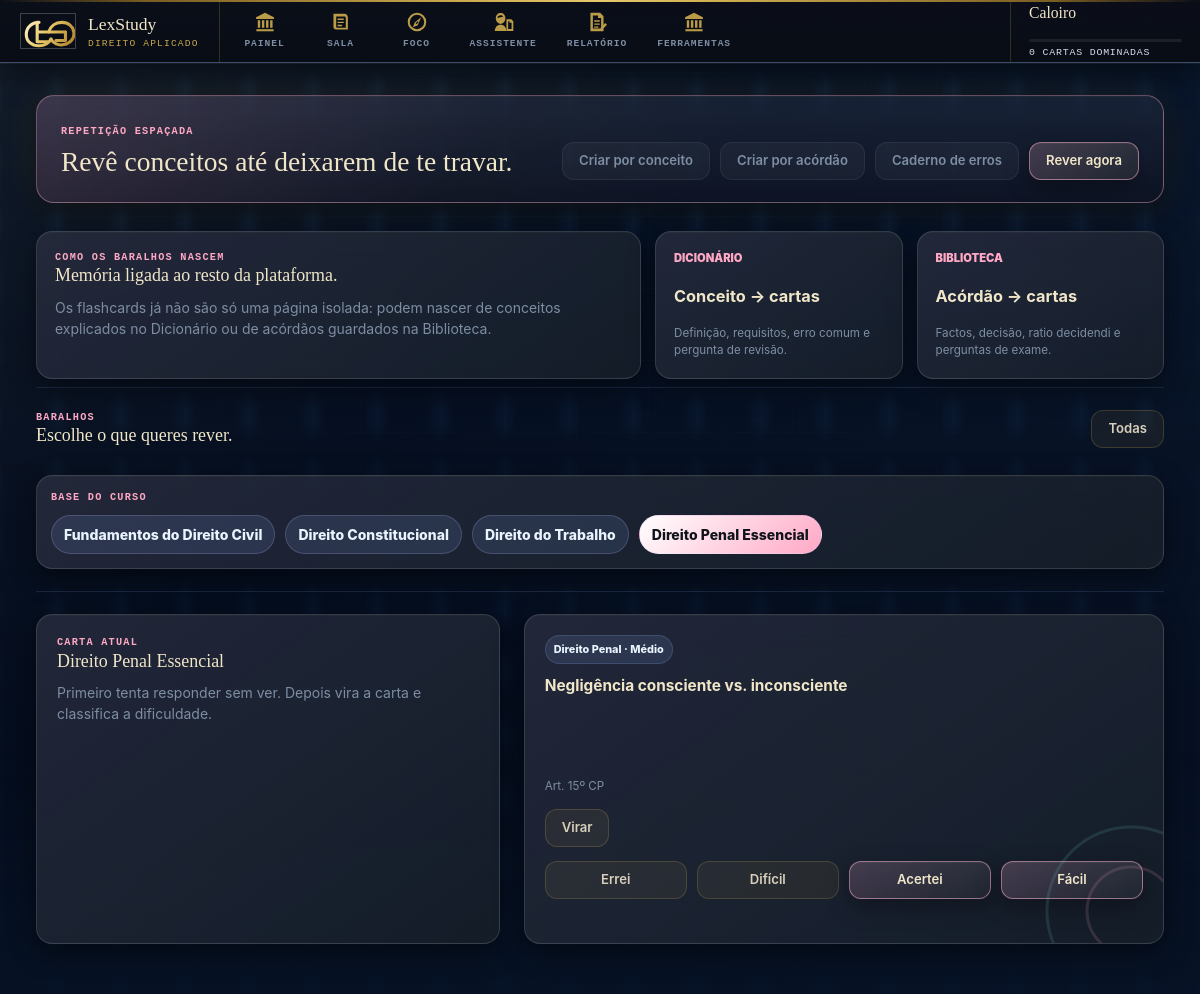
The page /flashcards.php?deck_id=2 on the database its author committed.
### tables this page shows
CREATE TABLE IF NOT EXISTS flashcard_decks (
    id INT UNSIGNED AUTO_INCREMENT PRIMARY KEY,
    user_id INT UNSIGNED DEFAULT NULL,
    name VARCHAR(100) NOT NULL,
    description VARCHAR(300) DEFAULT NULL,
    area VARCHAR(100) NOT NULL,
    area_key VARCHAR(50) NOT NULL,
    color VARCHAR(20) DEFAULT '#c9a84c',
    icon VARCHAR(50) DEFAULT 'ti-cards',
    total_cards INT UNSIGNED DEFAULT 0,
    active TINYINT(1) DEFAULT 1,
    source_type VARCHAR(40) DEFAULT 'core',
    source_id INT UNSIGNED DEFAULT NULL,
    created_at TIMESTAMP DEFAULT CURRENT_TIMESTAMP
);

CREATE TABLE IF NOT EXISTS flashcards (
    id INT UNSIGNED AUTO_INCREMENT PRIMARY KEY,
    deck_id INT UNSIGNED NOT NULL,
    front TEXT NOT NULL,
    back TEXT NOT NULL,
    difficulty ENUM('Fácil','Médio','Difícil') DEFAULT 'Médio',
    hint VARCHAR(300) DEFAULT NULL,
    article_ref VARCHAR(200) DEFAULT NULL,
    order_num INT UNSIGNED DEFAULT 0,
    active TINYINT(1) DEFAULT 1,
    FOREIGN KEY (deck_id) REFERENCES flashcard_decks(id) ON DELETE CASCADE
);

### auth.php (called while the page is built, shortened)
<?php
function currentUser(): ?array
{
    $userId = $_SESSION['user_id'] ?? null;
    if (!$userId) {
        return null;
    }
    $db = tryDB();
    $stmt = $db->prepare('SELECT id, name, email, xp, streak, last_activity, created_at FROM users WHERE id = ?');
    $stmt->execute([(int)$userId]);
    $user = $stmt->fetch() ?: null;
    return $user;
}

### functions.php (called while the page is built, shortened)
<?php
function e(mixed $value): string
{
    return htmlspecialchars((string)$value, ENT_QUOTES, 'UTF-8');
}
function getLevel(int $xp): int
{
    $level = 1;
    foreach (LEVELS_XP as $i => $required) {
        if ($xp >= $required) {
            $level = $i + 1;
            continue;
        }
        break;
    }
    return min($level, count(LEVELS_XP));
}
function getLevelTitle(int $level): string
{
    return LEVELS_TITLE[min($level - 1, count(LEVELS_TITLE) - 1)] ?? 'Mestre';
}
function tableColumnExists(PDO $db, string $table, string $column): bool
{
    $stmt = $db->prepare(
        'SELECT COUNT(*)
         FROM INFORMATION_SCHEMA.COLUMNS
         WHERE TABLE_SCHEMA = DATABASE() AND TABLE_NAME = ? AND COLUMN_NAME = ?'
    );
    $stmt->execute([$table, $column]);
    return (int)$stmt->fetchColumn() > 0;
}
function ensureFlashcardPersonalColumns(?PDO $db = null): void
{
    $db ??= tryDB();
    if (!$db || !dbSchemaIsReady()) {
        return;
    }
    try {
        $exists = $db->query("SHOW TABLES LIKE 'flashcard_decks'")->fetchColumn();
        if (!tableColumnExists($db, 'flashcard_decks', 'user_id')) {
            $db->exec('ALTER TABLE flashcard_decks ADD COLUMN user_id INT UNSIGNED DEFAULT NULL AFTER id');
        }
        if (!tableColumnExists($db, 'flashcard_decks', 'source_type')) {
            $db->exec("ALTER TABLE flashcard_decks ADD COLUMN source_type VARCHAR(40) DEFAULT 'core' AFTER active");
        }
        if (!tableColumnExists($db, 'flashcard_decks', 'source_id')) {
            $db->exec('ALTER TABLE flashcard_decks ADD COLUMN source_id INT UNSIGNED DEFAULT NULL AFTER source_type');
        }
    } catch (Throwable) {
        return;
    }
}
function getFlashcardDecks(?int $userId = null): array
{
    $db = tryDB();
    if (!$db || !dbSchemaIsReady()) {
        return [];
    }
    ensureFlashcardPersonalColumns($db);
    return $db->query(
        "SELECT id, name, description, area, area_key, total_cards, user_id, source_type, source_id
         FROM flashcard_decks
         WHERE active = 1 AND user_id IS NULL
         ORDER BY area, name"
    )->fetchAll();
}
function getNextFlashcard(?int $userId, ?int $deckId = null): ?array
{
    $db = tryDB();
    if (!$db || !dbSchemaIsReady()) {
        $cards = appData()['flashcards'];
        return $cards[0] ?? null;
    }
    $deckWhere = '';
    if ($deckId) {
        $deckWhere = 'AND flashcards.deck_id = ?';
    }
    ensureFlashcardPersonalColumns($db);
    $sql = "SELECT flashcards.id, flashcards.front, flashcards.back, flashcards.difficulty, flashcards.article_ref, flashcard_decks.name AS deck_name, flashcard_decks.area,
                   'novo' AS status, 0 AS reviews
            FROM flashcards
            INNER JOIN flashcard_decks ON flashcard_decks.id = flashcards.deck_id
            WHERE flashcards.active = 1 AND flashcard_decks.active = 1
            {$deckWhere}
            AND flashcard_decks.user_id IS NULL
            ORDER BY RAND()
            LIMIT 1";
    $stmt = $db->prepare($sql);
    $stmt->execute($deckId ? [$deckId] : []);
    $card = $stmt->fetch();
    return $card ?: null;
}
function defaultStudyState(): array
{
    return [
        'xp' => 0,
        'streak' => 0,
        'solvedCases' => 0,
        'masteredCards' => 0,
        'activeCaseId' => 1,
        'role' => 'defense',
        'flashcardIndex' => 0,
        'cardFlipped' => false,
        'quizIndex' => 0,
        'quizScore' => 0,
        'answeredQuiz' => false,
    ];
}
function getUserStudyState(?int $userId): array
{
    if (!$userId) {
        return defaultStudyState();
    }
    $db = tryDB();
    $stmt = $db->prepare('SELECT xp, streak FROM users WHERE id = ?');
    $stmt->execute([$userId]);
    $user = $stmt->fetch();
    $cases = $db->prepare('SELECT COUNT(*) AS total FROM case_sessions WHERE user_id = ? AND completed = 1');
    $cases->execute([$userId]);
    $cards = $db->prepare("SELECT COUNT(*) AS total FROM flashcard_progress WHERE user_id = ? AND status = 'dominado'");
    $cards->execute([$userId]);
    $quiz = $db->prepare('SELECT COALESCE(SUM(score), 0) AS total FROM quiz_attempts WHERE user_id = ?');
    $quiz->execute([$userId]);
    return [
        ...defaultStudyState(),
        'xp' => (int)$user['xp'],
        'streak' => (int)$user['streak'],
        'solvedCases' => (int)($cases->fetch()['total'] ?? 0),
        'masteredCards' => (int)($cards->fetch()['total'] ?? 0),
        'quizScore' => (int)($quiz->fetch()['total'] ?? 0),
    ];
}

### database.php (called while the page is built, shortened)
<?php
function getDB(): PDO
{
    static $pdo = null;
    if ($pdo === null) {
        $dsn = "mysql:host=" . DB_HOST . ";port=" . DB_PORT . ";dbname=" . DB_NAME . ";charset=" . DB_CHARSET;
        $options = [
            PDO::ATTR_ERRMODE            => PDO::ERRMODE_EXCEPTION,
            PDO::ATTR_DEFAULT_FETCH_MODE => PDO::FETCH_ASSOC,
            PDO::ATTR_EMULATE_PREPARES   => false,
        ];
        try {
            $pdo = new PDO($dsn, DB_USER, DB_PASS, $options);
        } catch (PDOException $e) {
            throw new RuntimeException('Erro de ligação à base de dados: ' . $e->getMessage(), 0, $e);
        }
    }
    return $pdo;
}
function tryDB(): ?PDO
{
    try {
        return getDB();
    } catch (Throwable) {
        return null;
    }
}
function dbSchemaIsReady(): bool
{
    $db = tryDB();
    try {
        $stmt = $db->query("SHOW TABLES LIKE 'users'");
        return (bool)$stmt->fetchColumn();
    } catch (Throwable) {
        return false;
    }
}

### flashcards.php (the view, shortened to what this page needs)
<?php
$currentUser = currentUser();
$initialState = getUserStudyState($currentUser ? (int)$currentUser['id'] : null);
$progress = getLevelProgress((int)$initialState['xp']);
$level = getLevel((int)$initialState['xp']);
$decks = getFlashcardDecks($currentUser ? (int)$currentUser['id'] : null);
$deckId = isset($_GET['deck_id']) ? max(1, (int)$_GET['deck_id']) : null;
$coreDecks = array_values(array_filter($decks, static fn(array $deck): bool => empty($deck['user_id'])));
$card = getNextFlashcard($currentUser ? (int)$currentUser['id'] : null, $deckId);
?>
<!doctype html>
<html lang="pt-PT">
<head>
    <link rel="stylesheet" href="assets/styles.css">
</head>
<body class="page-flashcards">
    <div class="app-shell">
        <aside class="sidebar" aria-label="Dock principal">
            <a class="brand" href="index.php"><span class="brand-mark"><img src="assets/lexstudy-mark.svg" alt=""></span><span><strong>LexStudy</strong><small>Direito aplicado</small></span></a>
            <nav class="nav-list">
                <a href="index.php" data-short="P">Painel</a>
                <a href="sala.php" data-short="S">Sala</a>
                <a href="foco.php" data-short="FO">Foco</a>
                <a href="assistant.php" data-short="AI">Assistente</a>
                <a href="relatorio.php" data-short="R">Relatório</a>
                <a href="ferramentas.php" data-short="FX">Ferramentas</a>
            </nav>
            <div class="profile-panel">
                <strong><?= e(getLevelTitle($level)) ?></strong>
                <div class="meter"><span style="width: <?= e($progress['percent']) ?>%"></span></div>
                <small><?= e($initialState['masteredCards']) ?> cartas dominadas</small>
            </div>
        </aside>
        <main class="workspace">
            <header class="topbar">
                <div>
                    <span class="eyebrow">Repetição espaçada</span>
                    <h1>Revê conceitos até deixarem de te travar.</h1>
                </div>
                <div class="top-actions">
                    <a class="ghost-btn" href="conceitos.php">Criar por conceito</a>
                    <a class="ghost-btn" href="library.php">Criar por acórdão</a>
                    <a class="ghost-btn" href="caderno.php">Caderno de erros</a>
                    <a class="primary-btn" href="#rever">Rever agora</a>
                </div>
            </header>
            <section class="flash-hub">
                <article>
                    <span class="eyebrow">Como os baralhos nascem</span>
                    <h2>Memória ligada ao resto da plataforma.</h2>
                    <p>Os flashcards já não são só uma página isolada: podem nascer de conceitos explicados no Dicionário ou de acórdãos guardados na Biblioteca.</p>
                </article>
                <a href="conceitos.php">
                    <span>Dicionário</span>
                    <strong>Conceito → cartas</strong>
                    <small>Definição, requisitos, erro comum e pergunta de revisão.</small>
                </a>
                <a href="library.php">
                    <span>Biblioteca</span>
                    <strong>Acórdão → cartas</strong>
                    <small>Factos, decisão, ratio decidendi e perguntas de exame.</small>
                </a>
            </section>
            <section id="rever" class="section-block">
                <div class="section-heading split">
                    <div>
                        <span class="eyebrow">Baralhos</span>
                        <h2>Escolhe o que queres rever.</h2>
                    </div>
                    <a class="secondary-btn <?= $deckId ? '' : 'is-active' ?>" href="flashcards.php">Todas</a>
                </div>
                <div class="deck-group">
                    <span class="eyebrow">Base do curso</span>
                    <div class="deck-filter">
                        <?php foreach ($coreDecks as $deck): ?>
                            <a class="<?= $deckId === (int)$deck['id'] ? 'is-active' : '' ?>" href="flashcards.php?deck_id=<?= e($deck['id']) ?>">
                                <?= e($deck['name']) ?>
                            </a>
                        <?php endforeach; ?>
                    </div>
                </div>
            </section>
            <section class="section-block two-column flash-review-panel">
                <div class="section-heading">
                    <span class="eyebrow">Carta atual</span>
                    <h2><?= e($card['deck_name'] ?? $card['area'] ?? 'Direito') ?></h2>
                    <p>Primeiro tenta responder sem ver. Depois vira a carta e classifica a dificuldade.</p>
                </div>
                <?php if ($card): ?>
                    <article class="flashcard study-card" data-study-card>
                        <span><?= e($card['area'] ?? 'Geral') ?> · <?= e($card['difficulty'] ?? 'Médio') ?></span>
                        <strong data-card-front><?= e($card['front']) ?></strong>
                        <?php if (!empty($card['article_ref'])): ?><small><?= e($card['article_ref']) ?></small><?php endif; ?>
                        <div class="coach-actions">
                            <button class="secondary-btn" type="button" data-flip-card>Virar</button>
                        </div>
                        <form method="post" class="grade-actions">
                            <button class="secondary-btn" name="grade" value="again" type="submit">Errei</button>
                            <button class="secondary-btn" name="grade" value="hard" type="submit">Difícil</button>
                            <button class="primary-btn" name="grade" value="good" type="submit">Acertei</button>
                            <button class="primary-btn" name="grade" value="easy" type="submit">Fácil</button>
                        </form>
                    </article>
                <?php else: ?>
                    <article class="coach-output"><strong>Sem cartas</strong><p>Não encontrei cartas para este baralho.</p></article>
                <?php endif; ?>
            </section>
        </main>
    </div>
</body>
</html>

### rows shown on the page
flashcard_decks: name "Fundamentos do Direito Civil"
flashcard_decks: name "Direito Constitucional"
flashcard_decks: name "Direito do Trabalho"
flashcard_decks: name "Direito Penal Essencial"
flashcards: deck.name "Direito Penal Essencial", deck.area "Direito Penal", difficulty "Médio", front "Negligência consciente vs. inconsciente", article_ref "Art. 15º CP"

### other values the page prints
getLevelTitle($level) "Caloiro"
$initialState['masteredCards'] "0"
